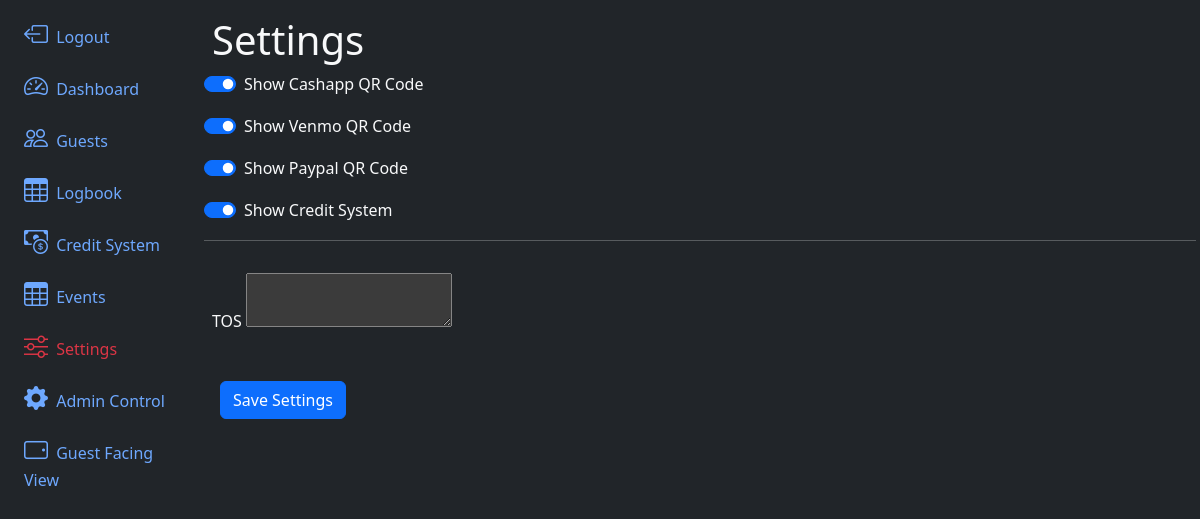
/settings/, run on the app's committed database.
### app/models.py (models this page shows)
@dataclass
class Setting(db.Model):
    id:int = db.Column(db.Integer, primary_key=True)
    tos:str  = db.Column(db.String())
    tos_updated:str = db.Column(db.String(100))
    checkInCooldownSeconds:int = db.Column(db.Integer, default=60)
    checkOutBasedOnTime:bool = db.Column(db.Boolean(), default=True)
    checkOutTime:datetime = db.Column(db.DateTime(timezone=True), server_default=None)
    checkOutBasedOnEventEndTime:bool = db.Column(db.Boolean(), default=False)
    show_cashapp:bool = db.Column(db.Boolean(), default=True)
    show_paypal:bool = db.Column(db.Boolean(), default=True)
    show_venmo:bool = db.Column(db.Boolean(), default=True)
    show_cash:bool = db.Column(db.Boolean(), default=True)
    show_credit:bool = db.Column(db.Boolean(), default=False)

### app/routes.py (the view, shortened to what this page needs)
@app.route('/settings/', methods=['GET', 'POST'])
def settings():
    return render_template('settings.html', setting=Setting.query.first())

### app/templates/settings.html (shortened to what this page needs)
{% extends 'layout.html' %}
{% block content %}
<h1>Settings</h1>
<form class="row g-3" method="post">
    <div class="form-check form-switch">
        <input class="form-check-input" type="checkbox" role="switch" id="pay_cashapp" name="pay_cashapp" {% if setting.show_cashapp %} checked {% endif %}>
        <label class="form-check-label" for="pay_cashapp">Show Cashapp QR Code</label>
      </div>
      <div class="form-check form-switch">
        <input class="form-check-input" type="checkbox" role="switch" id="pay_venmo" name="pay_venmo"{% if setting.show_venmo %} checked {% endif %}>
        <label class="form-check-label" for="pay_venmo">Show Venmo QR Code</label>
      </div>
      <div class="form-check form-switch">
        <input class="form-check-input" type="checkbox" role="switch" id="pay_paypal" name="pay_paypal"{% if setting.show_paypal %} checked {% endif %}>
        <label class="form-check-label" for="pay_paypal">Show Paypal QR Code</label>
      </div>
      <div class="form-check form-switch">
        <input class="form-check-input" type="checkbox" role="switch" id="pay_credit" name="pay_credit"{% if setting.show_credit %} checked {% endif %}>
        <label class="form-check-label" for="pay_credit">Show Credit System</label>
      </div>
    <hr>
    <div class="mb-3">
        <label for="tos" class="form-label">TOS</label>
        <textarea id="tos" name="tos">{{setting.tos}}</textarea>
    </div>
    <div class="d-flex">
        <div class=" p-2">
            <button type="submit" type="submit" class="btn btn-primary">Save Settings</button>
        </div>
    </div>
  </form>
{% endblock content %}

### data on the page
Setting: show_cashapp "☑", show_venmo "☑", show_paypal "☑", show_credit "☑"
